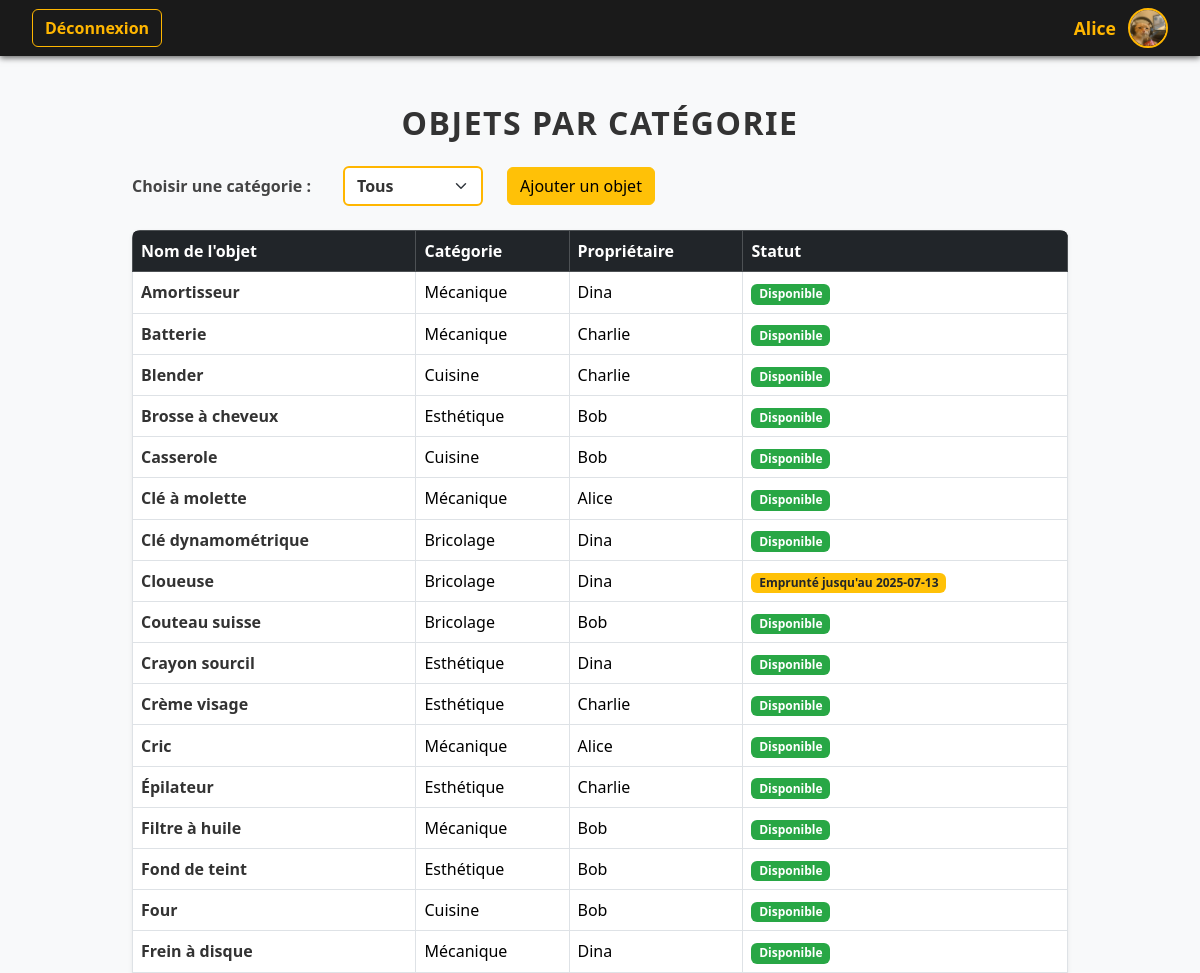
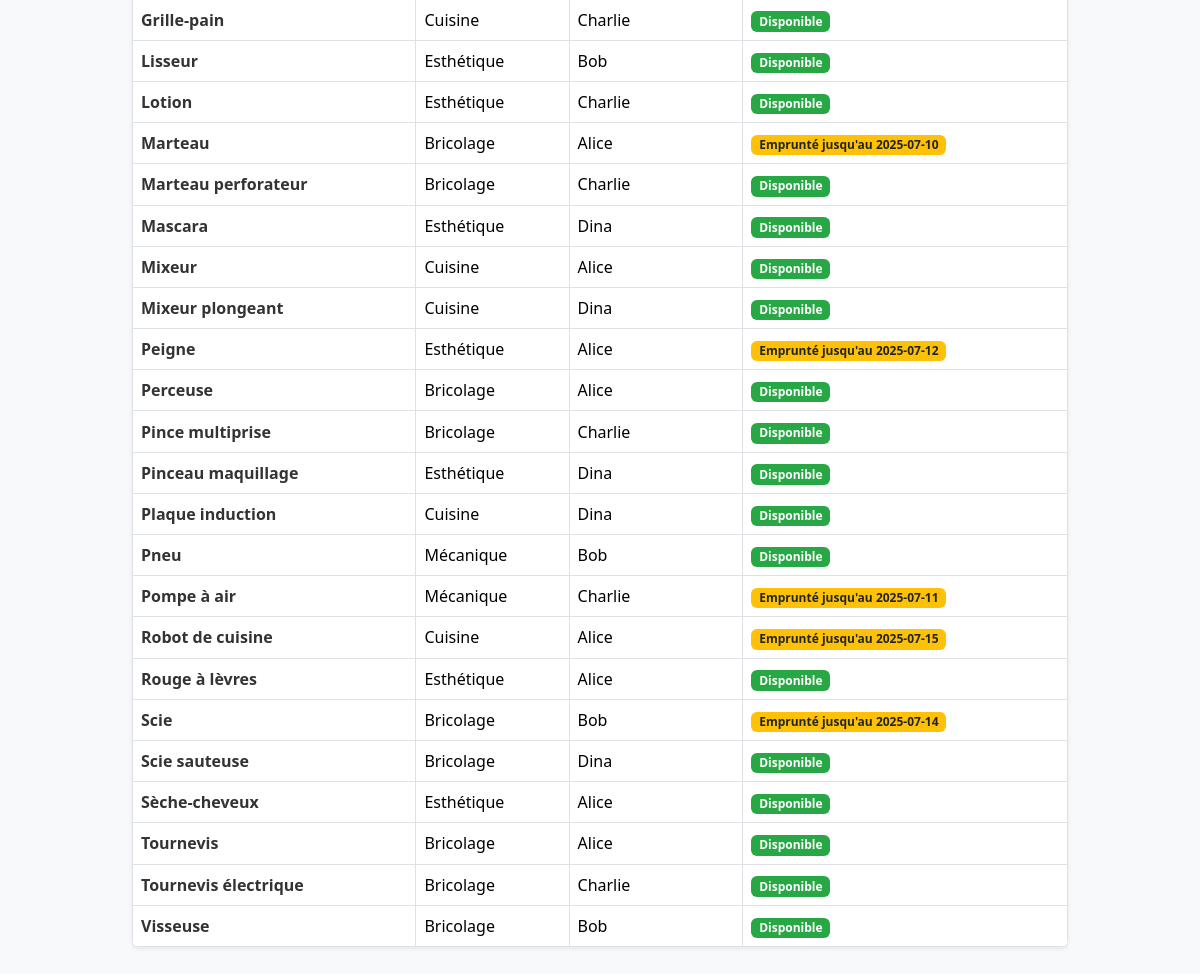
Page /pages/accueil.php (signed in) on the committed database (2 pictures, top to bottom).
### tables this page shows
CREATE TABLE emprunts_membre (
    id_membre INT AUTO_INCREMENT PRIMARY KEY,
    nom VARCHAR(100),
    date_naissance DATE,
    genre VARCHAR(150),
    email VARCHAR(150),
    ville VARCHAR(100),
    mdp VARCHAR(255),
    image_profil VARCHAR(255)
);

CREATE TABLE emprunts_objet (
    id_objet INT AUTO_INCREMENT PRIMARY KEY,
    nom_objet VARCHAR(100),
    id_categorie INT,
    id_membre INT,
    FOREIGN KEY (id_categorie) REFERENCES emprunts_categorie_objet(id_categorie),
    FOREIGN KEY (id_membre) REFERENCES emprunts_membre(id_membre)
);

### inc/fonctions.php (called while the page is built, shortened)
<?php
function getNom($id)
{
    $connect = dbconnect();
    $req = "SELECT nom FROM emprunts_membre WHERE id_membre = '$id'";
    $result = mysqli_query($connect, $req);
    if (!$result)
    {
        die('Erreur de requête : ' . mysqli_error($connect));
    }
    else
    {
        while ($row = mysqli_fetch_assoc($result))
        {
            $nom = $row['nom'];
        }
        return $nom;
    }
}
function getPhoto($id)
{
    $connect = dbconnect();
    $req = "SELECT image_profil FROM emprunts_membre WHERE id_membre = $id";
    $res = mysqli_query($connect, $req);
    if ($res && $row = mysqli_fetch_assoc($res))
    {
        return $row['image_profil'];
    }
    return null;
}
?>

### pages/accueil.php (the view, shortened to what this page needs)
<?php
require_once '../inc/fonctions.php';
$ID = $_SESSION['id'];
$nom = getNom($ID);
$photo = getPhoto($ID);
$categorie = isset($_GET['categorie']) ? $_GET['categorie'] : 'tous';
$emprunts = [];
if ($categorie === 'tous')
{
    $connect = dbconnect();
    $req = "SELECT * FROM vue_objets_emprunt ORDER BY nom_objet";
    $result = mysqli_query($connect, $req);
    while ($row = mysqli_fetch_assoc($result))
    {
        $emprunts[] =
        [
            'id_objet' => $row['id_objet'],
            'nom_objet' => $row['nom_objet'],
            'nom_categorie' => $row['nom_categorie'],
            'proprietaire' => $row['proprietaire'],
            'date_retour' => $row['date_retour']
        ];
    }
}
elseif ($categorie !== '')
{
    $emprunts = getAllEmprunts($categorie);
}
?>
<!DOCTYPE html>
<html lang="fr">
<head>
  <link href="../bootstrap/css/bootstrap.min.css" rel="stylesheet" />
  <link rel="stylesheet" href="../assets/css/style.css">
</head>
<body class="bg-light text-dark">
<nav class="navbar navbar-expand-lg">
  <div class="container-fluid px-3">
    <div class="d-flex align-items-center me-auto">
      <a href="deconnexion.php" class="btn btn-outline-light">Déconnexion</a>
    </div>
    <div class="d-flex align-items-center">
      <span class="username"><?= htmlspecialchars($nom) ?></span>
      <img src="../assets/upload/<?= htmlspecialchars($photo ?: 'default.jpg') ?>" alt="Profil" class="rounded-circle" width="40" height="40" />
    </div>
  </div>
</nav>
<div class="container py-5">
  <h2>Objets par catégorie</h2>
  <form method="GET" class="mb-4 d-flex align-items-center gap-3">
    <label for="categorie" class="form-label mb-0">Choisir une catégorie :</label>
    <select name="categorie" id="categorie" class="form-select w-auto d-inline-block" onchange="this.form.submit()">
      <option value="tous" <?= ($categorie === 'tous') ? 'selected' : '' ?>>Tous</option>
    </select>
    <a href="ajouter.php">
    <button type="button" class="btn btn-warning ms-2">
        Ajouter un objet
      </button>
    </a>
  </form>
  <?php if (!empty($emprunts)): ?>
    <div class="table-responsive shadow-sm rounded">
      <table class="table table-bordered table-hover align-middle mb-0">
        <thead class="table-dark">
          <tr>
            <th>Nom de l'objet</th>
            <th>Catégorie</th>
            <th>Propriétaire</th>
            <th>Statut</th>
          </tr>
        </thead>
        <tbody>
          <?php foreach ($emprunts as $obj): ?>
            <tr>
              <td>
                <a href="fiche-objet.php?id_objet=<?= $obj['id_objet'] ?>" class="text-decoration-none">
                  <?= htmlspecialchars($obj['nom_objet']) ?>
                </a>
              </td>
              <td><?= htmlspecialchars($obj['nom_categorie']) ?></td>
              <td><?= htmlspecialchars($obj['proprietaire']) ?></td>
              <td>
                <?php if ($obj['date_retour'] === null): ?>
                  <span class="badge bg-success">Disponible</span>
                <?php else: ?>
                  <span class="badge bg-warning text-dark">
                    Emprunté jusqu'au <?= htmlspecialchars($obj['date_retour']) ?>
                  </span>
                <?php endif; ?>
              </td>
            </tr>
          <?php endforeach; ?>
        </tbody>
      </table>
    </div>
  <?php elseif ($categorie !== ''): ?>
    <div class="alert alert-info">Aucun objet trouvé pour cette catégorie.</div>
  <?php endif; ?>
</div>
</body>
</html>

### assets/css/style.css (style rules this page uses)
nav.navbar { background-color: #1a1a1a; padding: 0.5rem 1rem; box-shadow: 0 2px 6px rgba(0,0,0,0.6); }
nav.navbar a.btn-outline-light { border-color: #ffb600; color: #ffb600; font-weight: 600; transition: background-color 0.3s, color 0.3s; }
nav.navbar .username { color: #ffb600; font-weight: 700; margin-right: 0.75rem; font-size: 1.1rem; white-space: nowrap; }
nav.navbar img { border: 2px solid #ffb600; }
.container { max-width: 960px; }
h2 { color: #333; font-weight: 700; margin-bottom: 1.5rem; text-align: center; text-transform: uppercase; letter-spacing: 1.5px; }
label.form-label { font-weight: 600; color: #444; margin-right: 1rem; }
select.form-select { max-width: 220px; border: 2px solid #ffb600; font-weight: 600; color: #333; transition: border-color 0.3s; }
table.table { background-color: white; border-radius: 0.5rem; overflow: hidden; box-shadow: 0 3px 8px rgba(0,0,0,0.15); }
thead.table-dark { background-color: #222; color: #ffb600; font-weight: 700; }
tbody td a { color: #333; font-weight: 600; text-decoration: none; transition: color 0.3s; }
.badge.bg-success { background-color: #28a745 !important; font-weight: 600; }
.badge.bg-warning { background-color: #ffc107 !important; color: #212529 !important; font-weight: 600; }

### rows in the picture
emprunts_membre: nom "Alice", image_profil (placeholder picture)
emprunts_objet: nom_objet "Amortisseur", nom_categorie "Mécanique", proprietaire "Dina", shows "Disponible"
emprunts_objet: nom_objet "Batterie", nom_categorie "Mécanique", proprietaire "Charlie", shows "Disponible"
emprunts_objet: nom_objet "Blender", nom_categorie "Cuisine", proprietaire "Charlie", shows "Disponible"
emprunts_objet: nom_objet "Brosse à cheveux", nom_categorie "Esthétique", proprietaire "Bob", shows "Disponible"
emprunts_objet: nom_objet "Casserole", nom_categorie "Cuisine", proprietaire "Bob", shows "Disponible"
emprunts_objet: nom_objet "Clé à molette", nom_categorie "Mécanique", proprietaire "Alice", shows "Disponible"
emprunts_objet: nom_objet "Clé dynamométrique", nom_categorie "Bricolage", proprietaire "Dina", shows "Disponible"
emprunts_objet: nom_objet "Cloueuse", nom_categorie "Bricolage", proprietaire "Dina", date_retour "2025-07-13"
emprunts_objet: nom_objet "Couteau suisse", nom_categorie "Bricolage", proprietaire "Bob", shows "Disponible"
emprunts_objet: nom_objet "Crayon sourcil", nom_categorie "Esthétique", proprietaire "Dina", shows "Disponible"
emprunts_objet: nom_objet "Crème visage", nom_categorie "Esthétique", proprietaire "Charlie", shows "Disponible"
emprunts_objet: nom_objet "Cric", nom_categorie "Mécanique", proprietaire "Alice", shows "Disponible"
emprunts_objet: nom_objet "Épilateur", nom_categorie "Esthétique", proprietaire "Charlie", shows "Disponible"
emprunts_objet: nom_objet "Filtre à huile", nom_categorie "Mécanique", proprietaire "Bob", shows "Disponible"
emprunts_objet: nom_objet "Fond de teint", nom_categorie "Esthétique", proprietaire "Bob", shows "Disponible"
emprunts_objet: nom_objet "Four", nom_categorie "Cuisine", proprietaire "Bob", shows "Disponible"
emprunts_objet: nom_objet "Frein à disque", nom_categorie "Mécanique", proprietaire "Dina", shows "Disponible"
emprunts_objet: nom_objet "Grille-pain", nom_categorie "Cuisine", proprietaire "Charlie", shows "Disponible"
emprunts_objet: nom_objet "Lisseur", nom_categorie "Esthétique", proprietaire "Bob", shows "Disponible"
emprunts_objet: nom_objet "Lotion", nom_categorie "Esthétique", proprietaire "Charlie", shows "Disponible"
emprunts_objet: nom_objet "Marteau", nom_categorie "Bricolage", proprietaire "Alice", date_retour "2025-07-10"
emprunts_objet: nom_objet "Marteau perforateur", nom_categorie "Bricolage", proprietaire "Charlie", shows "Disponible"
emprunts_objet: nom_objet "Mascara", nom_categorie "Esthétique", proprietaire "Dina", shows "Disponible"
emprunts_objet: nom_objet "Mixeur", nom_categorie "Cuisine", proprietaire "Alice", shows "Disponible"
emprunts_objet: nom_objet "Mixeur plongeant", nom_categorie "Cuisine", proprietaire "Dina", shows "Disponible"
emprunts_objet: nom_objet "Peigne", nom_categorie "Esthétique", proprietaire "Alice", date_retour "2025-07-12"
emprunts_objet: nom_objet "Perceuse", nom_categorie "Bricolage", proprietaire "Alice", shows "Disponible"
emprunts_objet: nom_objet "Pince multiprise", nom_categorie "Bricolage", proprietaire "Charlie", shows "Disponible"
emprunts_objet: nom_objet "Pinceau maquillage", nom_categorie "Esthétique", proprietaire "Dina", shows "Disponible"
emprunts_objet: nom_objet "Plaque induction", nom_categorie "Cuisine", proprietaire "Dina", shows "Disponible"
emprunts_objet: nom_objet "Pneu", nom_categorie "Mécanique", proprietaire "Bob", shows "Disponible"
emprunts_objet: nom_objet "Pompe à air", nom_categorie "Mécanique", proprietaire "Charlie", date_retour "2025-07-11"
emprunts_objet: nom_objet "Robot de cuisine", nom_categorie "Cuisine", proprietaire "Alice", date_retour "2025-07-15"
emprunts_objet: nom_objet "Rouge à lèvres", nom_categorie "Esthétique", proprietaire "Alice", shows "Disponible"
emprunts_objet: nom_objet "Scie", nom_categorie "Bricolage", proprietaire "Bob", date_retour "2025-07-14"
emprunts_objet: nom_objet "Scie sauteuse", nom_categorie "Bricolage", proprietaire "Dina", shows "Disponible"
emprunts_objet: nom_objet "Sèche-cheveux", nom_categorie "Esthétique", proprietaire "Alice", shows "Disponible"
emprunts_objet: nom_objet "Tournevis", nom_categorie "Bricolage", proprietaire "Alice", shows "Disponible"
emprunts_objet: nom_objet "Tournevis électrique", nom_categorie "Bricolage", proprietaire "Charlie", shows "Disponible"
emprunts_objet: nom_objet "Visseuse", nom_categorie "Bricolage", proprietaire "Bob", shows "Disponible"
